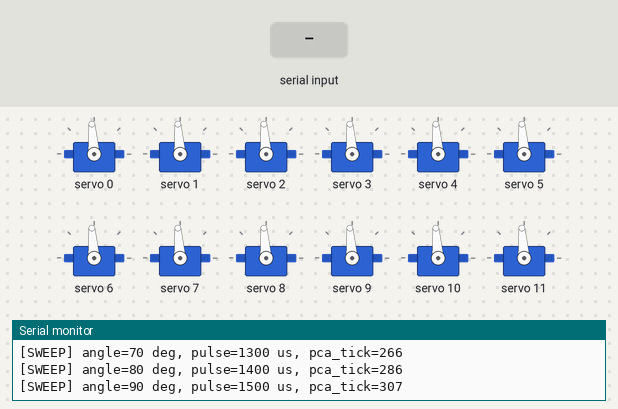
Bench run of a sketch on a simulated ESP32. Parts: 12 × servo, the last lines printed to the serial monitor. The inputs (shaded band) are chosen by the test bench.

Above: at 2.8 s.
2.9 s: "r" received over Serial
At 3.57 s:
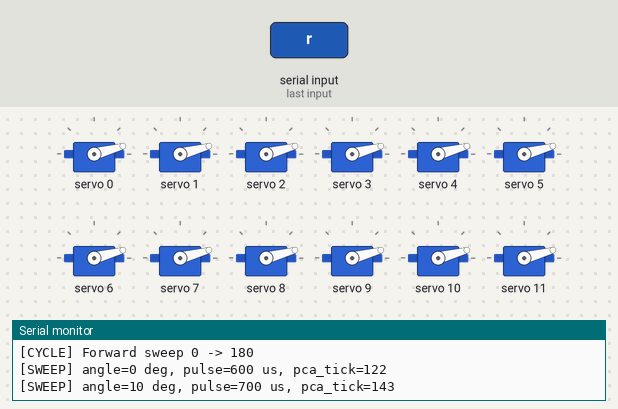
5.9 s: "R" received over Serial
At 8.81 s:
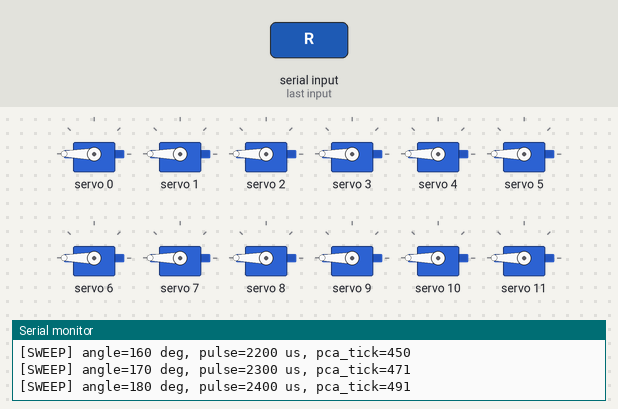
Timing chart, 0 to 14.9 s (numbered marks = the images above; inputs shaded):
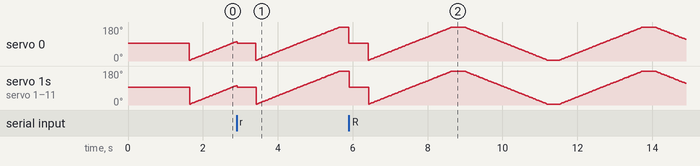

The sketch:

pca9685_servo_sweep_test.ino
```cpp
#include <Wire.h>
#include <Adafruit_PWMServoDriver.h>

const uint8_t PCA9685_ADDRESS = 0x40;
Adafruit_PWMServoDriver pca = Adafruit_PWMServoDriver(PCA9685_ADDRESS);

const uint8_t I2C_SDA_PIN = 21;
const uint8_t I2C_SCL_PIN = 22;

const uint8_t SERVO_CHANNELS = 16;
const uint16_t SERVO_FREQ = 50;

const uint16_t SERVO_MIN_US = 600;
const uint16_t SERVO_MAX_US = 2400;

const int MIN_ANGLE = 0;
const int MAX_ANGLE = 180;
const int CENTER_ANGLE = 90;

const int STEP_DEGREES = 2;
const int STEP_DELAY_MS = 15;
const int CYCLE_PAUSE_MS = 300;
const int DETAIL_PRINT_EVERY_DEGREES = 10;

bool restartRequested = false;
uint32_t cycleNumber = 0;

uint16_t angleToPWM(int angle)
{
    angle = constrain(angle, MIN_ANGLE, MAX_ANGLE);

    uint16_t pulseUs = map(
        angle,
        MIN_ANGLE,
        MAX_ANGLE,
        SERVO_MIN_US,
        SERVO_MAX_US);

    return (uint32_t)pulseUs * SERVO_FREQ * 4096UL / 1000000UL;
}

uint16_t angleToPulseUs(int angle)
{
    angle = constrain(angle, MIN_ANGLE, MAX_ANGLE);
    return map(angle, MIN_ANGLE, MAX_ANGLE, SERVO_MIN_US, SERVO_MAX_US);
}

void writeServo(uint8_t channel, int angle)
{
    if (channel >= SERVO_CHANNELS)
        return;

    pca.setPWM(channel, 0, angleToPWM(angle));
}

void writeAllServos(int angle)
{
    for (uint8_t channel = 0; channel < SERVO_CHANNELS; channel++)
    {
        writeServo(channel, angle);
    }
}

void printAngleDetails(int angle)
{
    Serial.print("[SWEEP] angle=");
    Serial.print(angle);
    Serial.print(" deg, pulse=");
    Serial.print(angleToPulseUs(angle));
    Serial.print(" us, pca_tick=");
    Serial.println(angleToPWM(angle));
}

void printConfig()
{
    Serial.println("=================================");
    Serial.println("ESP32 PCA9685 Parallel Servo Test");
    Serial.println("=================================");
    Serial.print("I2C SDA GPIO: ");
    Serial.println(I2C_SDA_PIN);
    Serial.print("I2C SCL GPIO: ");
    Serial.println(I2C_SCL_PIN);
    Serial.print("PCA9685 address: 0x");
    Serial.println(PCA9685_ADDRESS, HEX);
    Serial.print("Servo channels: ");
    Serial.println(SERVO_CHANNELS);
    Serial.print("Servo frequency: ");
    Serial.print(SERVO_FREQ);
    Serial.println(" Hz");
    Serial.print("Pulse range: ");
    Serial.print(SERVO_MIN_US);
    Serial.print("-");
    Serial.print(SERVO_MAX_US);
    Serial.println(" us");
    Serial.print("Angle range: ");
    Serial.print(MIN_ANGLE);
    Serial.print("-");
    Serial.print(MAX_ANGLE);
    Serial.println(" deg");
    Serial.println("Send 'r' in Serial Monitor to restart the sweep cycle.");
}

void checkPcaConnection()
{
    Wire.beginTransmission(PCA9685_ADDRESS);
    uint8_t error = Wire.endTransmission();

    if (error == 0)
    {
        Serial.println("[I2C] PCA9685 detected.");
    }
    else
    {
        Serial.print("[I2C ERR] PCA9685 not detected. Wire.endTransmission()=");
        Serial.println(error);
    }
}

void handleSerialInput()
{
    while (Serial.available() > 0)
    {
        char incomingChar = Serial.read();
        if (incomingChar == 'r' || incomingChar == 'R')
        {
            restartRequested = true;
            Serial.println("[CMD] Restart requested.");
        }
    }
}

bool delayWithSerialCheck(int durationMs)
{
    uint32_t startMs = millis();
    while (millis() - startMs < (uint32_t)durationMs)
    {
        handleSerialInput();
        if (restartRequested)
            return false;
        delay(1);
    }
    return true;
}

bool writeSweepAngle(int angle)
{
    writeAllServos(angle);

    if (angle % DETAIL_PRINT_EVERY_DEGREES == 0)
    {
        printAngleDetails(angle);
    }

    return delayWithSerialCheck(STEP_DELAY_MS);
}

bool runSweepCycle()
{
    cycleNumber++;
    Serial.print("[CYCLE] Starting cycle ");
    Serial.println(cycleNumber);
    Serial.println("[CYCLE] Forward sweep 0 -> 180");

    for (int angle = MIN_ANGLE; angle <= MAX_ANGLE; angle += STEP_DEGREES)
    {
        if (!writeSweepAngle(angle))
            return false;
    }

    if (!delayWithSerialCheck(CYCLE_PAUSE_MS))
        return false;

    Serial.println("[CYCLE] Reverse sweep 180 -> 0");

    for (int angle = MAX_ANGLE; angle >= MIN_ANGLE; angle -= STEP_DEGREES)
    {
        if (!writeSweepAngle(angle))
            return false;
    }

    return delayWithSerialCheck(CYCLE_PAUSE_MS);
}

void setup()
{
    Serial.begin(115200);
    delay(500);

    Wire.begin(I2C_SDA_PIN, I2C_SCL_PIN);   // ESP32: SDA=GPIO21, SCL=GPIO22

    printConfig();
    checkPcaConnection();

    pca.begin();
    pca.setOscillatorFrequency(27000000);
    pca.setPWMFreq(SERVO_FREQ);

    delay(100);

    writeAllServos(CENTER_ANGLE);

    Serial.println("[INIT] All servos centered at 90 deg.");
    printAngleDetails(CENTER_ANGLE);

    delay(1000);
}

void loop()
{
    if (!runSweepCycle())
    {
        restartRequested = false;
        writeAllServos(CENTER_ANGLE);
        Serial.println("[CYCLE] Restarting from center.");
        printAngleDetails(CENTER_ANGLE);
        delay(500);
    }
}
```
